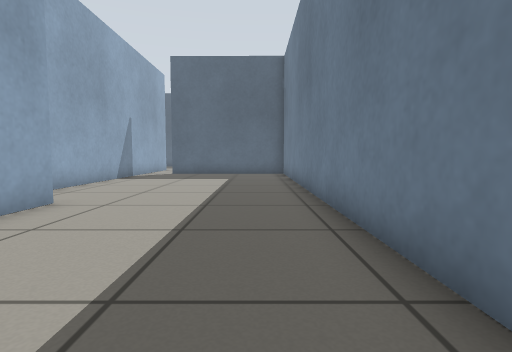
view 1 (above)

17 first-person views from a walk through a world built for the Gazebo simulator. The camera is 0.5 m above the floor, tilts 4° down and sees 80° across. The floor is counted in squares, 0.5 m on a side. Each view is taken from the middle of a square. On the plan, view 1 faces up. The plan holds only what a view shows up to about 12 squares ahead; the rest is blank. The place goes on beyond the plan.

view 2
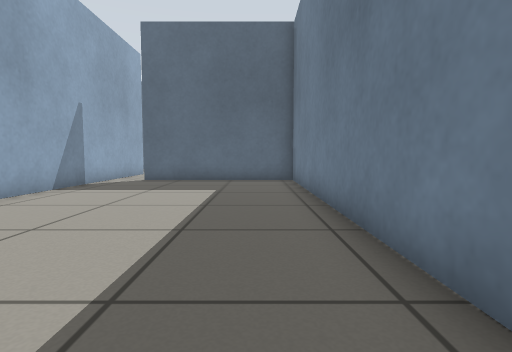

view 3
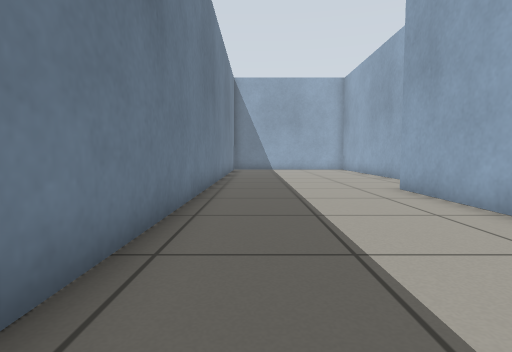

view 4
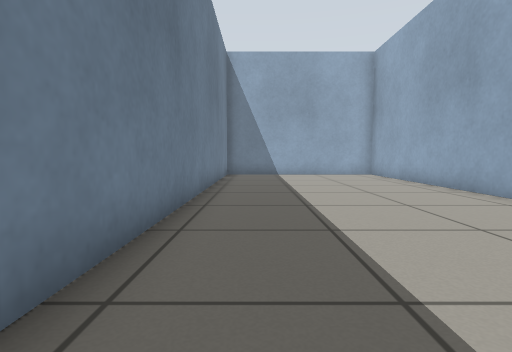

view 5
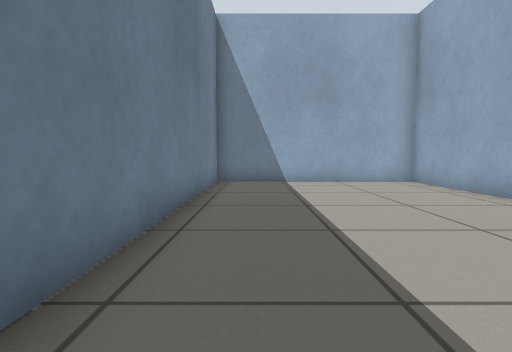

view 6
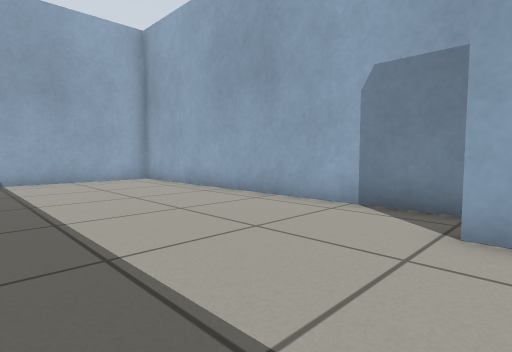

view 7
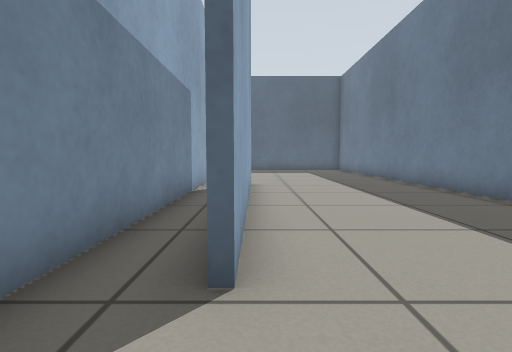

view 8
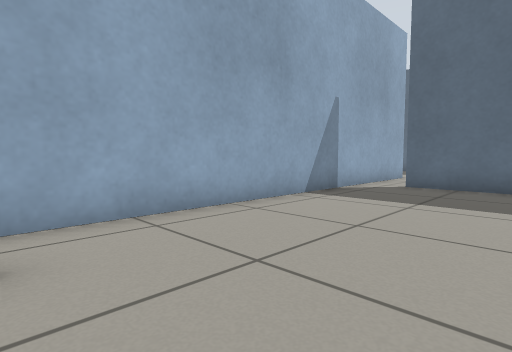

view 9
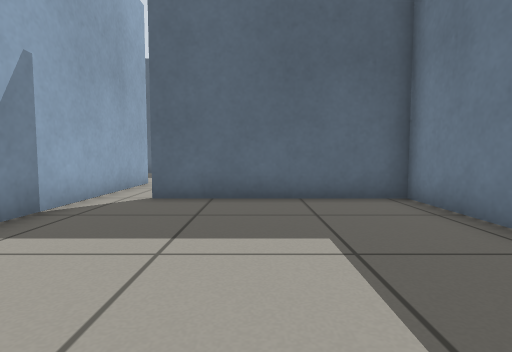

view 10
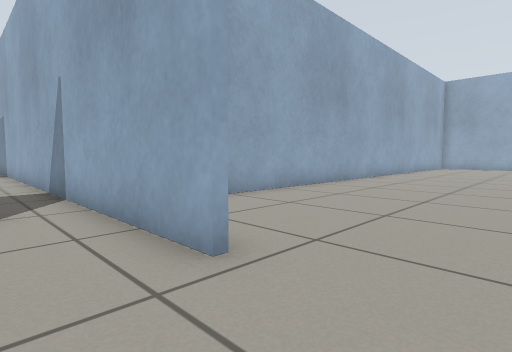

view 11
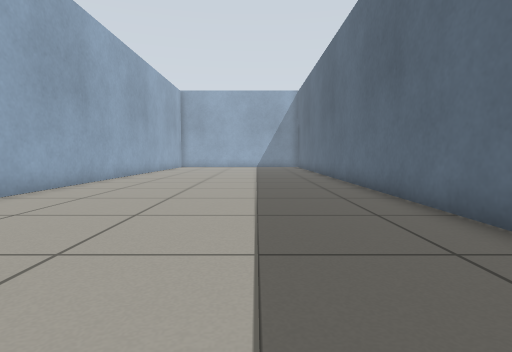

view 12
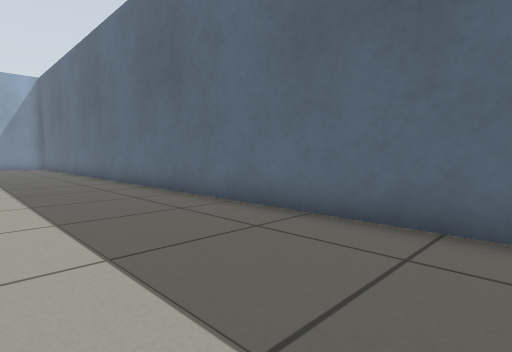

view 13
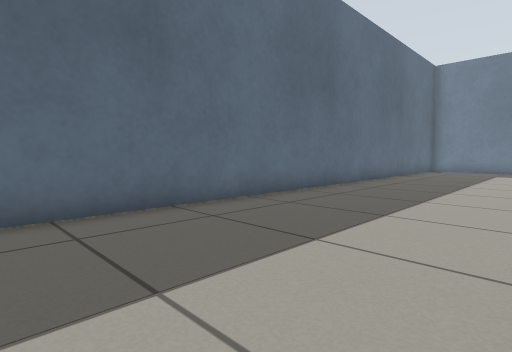

view 14
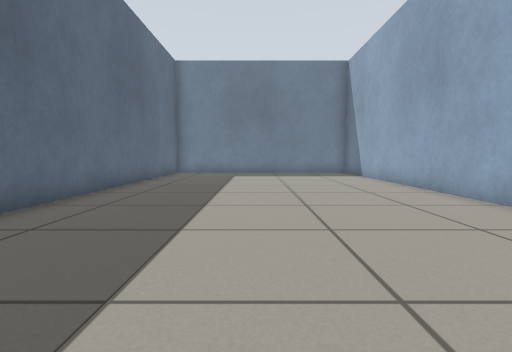

view 15
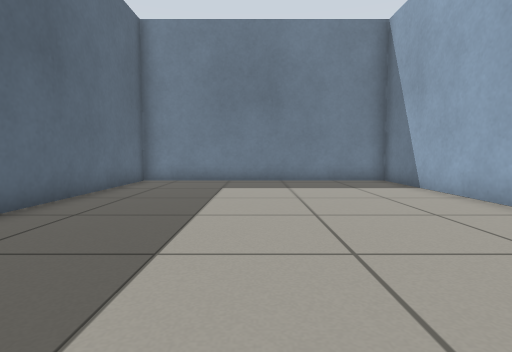

view 16
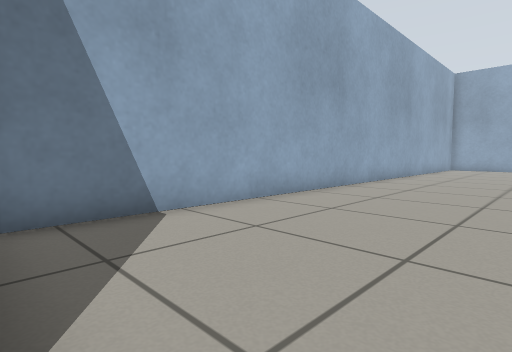

view 17
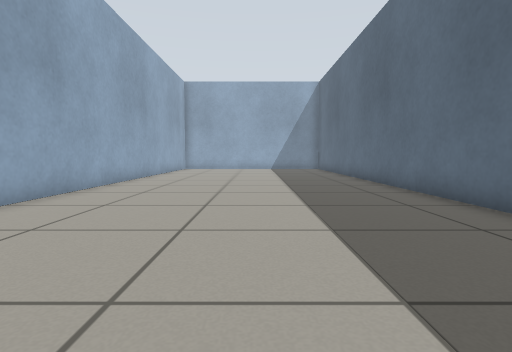

### Floor plan
Ten units are one square. View 1 is at (0, 0); x grows to the right and y downward. Boxes are objects, and circles mark ways between rooms. Rooms are numbered by the first view taken in them; rooms with no view inside come last. Other rooms are left out.
<svg viewBox="-197 -258 319 395">
<path fill="none" stroke="#000" d="M-42 -62 -42 19M-58 -166 -58 132 14 132 14 -159 -44 -159M8 -161 117 -160 117 -253 -55 -253M-58 -198 -58 -166M-192 -161 -64 -161M-55 -253 -192 -253"/>
<circle cx="-50" cy="-160" r="3" fill="#2a7"/>
<circle cx="-60" cy="-220" r="3" fill="#2a7"/>
<text x="-20" y="-20">1</text>
<text x="30" y="-210">2</text>
<text x="-130" y="-210">3</text>
</svg>
Room 1 opens to room 2. Room 2 opens to room 3.

Where each view was taken, in squares from view 1:
view 1: 0 up, 0 right, facing up
view 2: 4 up, 0 right, facing up
view 3: 7 up, 0 right, facing down
view 4: 2 up, 0 right, facing down
view 5: 2 down, 0 right, facing down
view 6: 1 down, 0 right, facing down-left
view 7: 4 down, 4 left, facing up
view 8: 6 up, 1 left, facing up-left
view 9: 9 up, 2 left, facing up
view 10: 22 up, 4 left, facing down-left
view 11: 22 up, 4 left, facing left
view 12: 21 up, 4 left, facing up-left
view 13: 20 up, 8 left, facing up-right
view 14: 21 up, 5 left, facing right
view 15: 21 up, 0 right, facing right
view 16: 21 up, 6 left, facing down-left
view 17: 21 up, 7 left, facing left
